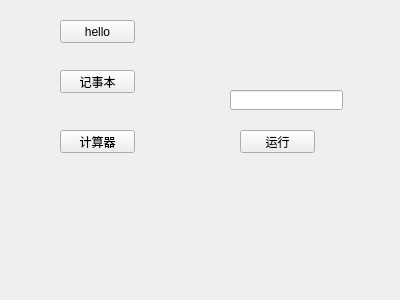
<?xml version="1.0" encoding="UTF-8"?>
<ui version="4.0">
 <class>Widget</class>
 <widget class="QWidget" name="Widget">
  <property name="geometry">
   <rect>
    <x>0</x>
    <y>0</y>
    <width>400</width>
    <height>300</height>
   </rect>
  </property>
  <property name="windowTitle">
   <string>Widget</string>
  </property>
  <widget class="QPushButton" name="pushButton">
   <property name="geometry">
    <rect>
     <x>60</x>
     <y>70</y>
     <width>75</width>
     <height>23</height>
    </rect>
   </property>
   <property name="text">
    <string>记事本</string>
   </property>
  </widget>
  <widget class="QPushButton" name="pushButton_2">
   <property name="geometry">
    <rect>
     <x>60</x>
     <y>130</y>
     <width>75</width>
     <height>23</height>
    </rect>
   </property>
   <property name="text">
    <string>计算器</string>
   </property>
  </widget>
  <widget class="QPushButton" name="pushButton_3">
   <property name="geometry">
    <rect>
     <x>60</x>
     <y>20</y>
     <width>75</width>
     <height>23</height>
    </rect>
   </property>
   <property name="text">
    <string>hello</string>
   </property>
  </widget>
  <widget class="QPushButton" name="pushButton_4">
   <property name="geometry">
    <rect>
     <x>240</x>
     <y>130</y>
     <width>75</width>
     <height>23</height>
    </rect>
   </property>
   <property name="text">
    <string>运行</string>
   </property>
  </widget>
  <widget class="QLineEdit" name="lineEdit">
   <property name="geometry">
    <rect>
     <x>230</x>
     <y>90</y>
     <width>113</width>
     <height>20</height>
    </rect>
   </property>
  </widget>
 </widget>
 <layoutdefault spacing="6" margin="11"/>
 <resources/>
 <connections/>
</ui>
